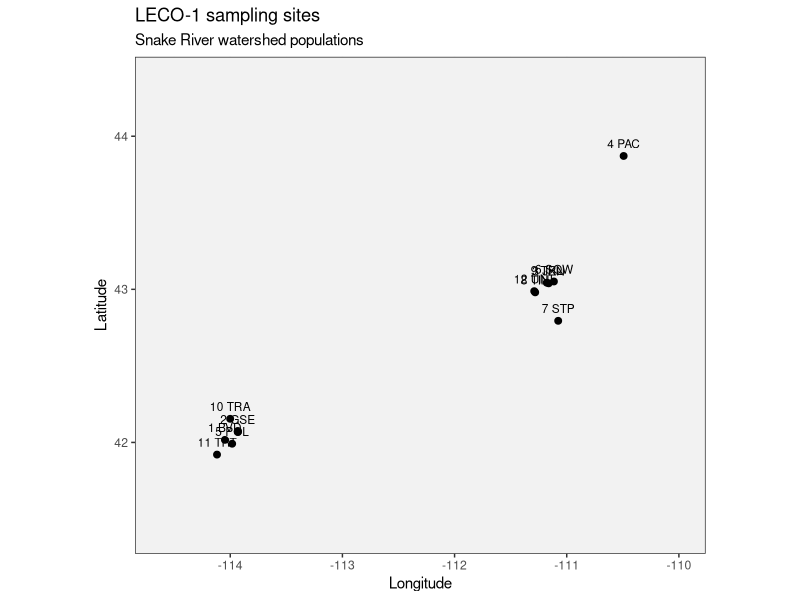
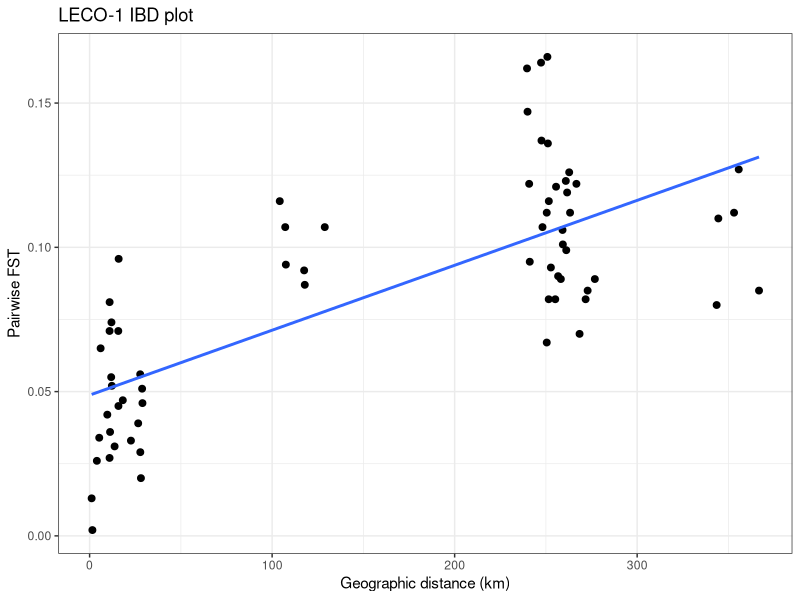

Reproduce these figures in R, in order. (Note: this script raises an error after producing the figures.)

# ============================================================
# LECO-1 | Northern leatherside chub
# Lepidomeda copei
# Blakney et al. 2014, Conservation Genetics
# Snake River watershed populations only
# FST from Supplemental Table 3a
# Coordinates from Supplemental Table 1 (UTM NAD83)
# ============================================================

suppressPackageStartupMessages({
  library(sf)
  library(ggplot2)
  library(dplyr)
  library(geosphere)
})

study_code <- "LECO-1"
study_dir <- "/Users/johnmccall/Library/CloudStorage/OneDrive-TheOhioStateUniversity/Spring_2026/Landgen_DGS/DGS-Patterns-of-Fish-Diversity/DGS-Patterns-of-Fish-Diversity/Objective 2/Data/LECO-1"
out_dir <- file.path(study_dir, "data")

if (!dir.exists(out_dir)) dir.create(out_dir, recursive = TRUE, showWarnings = FALSE)
setwd(study_dir)

# -----------------------------
# 1) site metadata from Supplemental Table 1
# Snake River watershed only
# UTM = NAD83, zones 11 or 12 as reported in the supplement
# -----------------------------
site_meta_raw <- data.frame(
  site = 1:12,
  site_code = c("BVD", "GSE", "JKN", "PAC", "POL", "SQW", "STP", "TIN", "TRL", "TRA", "TRT", "UNT"),
  site_name = c(
    "Beaverdam Creek",
    "Goose Creek",
    "Jackknife Creek",
    "Pacific Creek",
    "Pole Creek",
    "Squaw Creek",
    "Stump Creek",
    "Tincup Creek",
    "Trail Creek",
    "Trapper Creek",
    "Trout Creek",
    "Unnamed tributary"
  ),
  state = c("ID", "ID", "ID", "WY", "ID/UT", "ID", "ID", "ID", "ID", "ID", "NV", "ID"),
  watershed = rep("Snake River", 12),
  subbasin = c(
    "middle Snake River", "middle Snake River", "upper Snake River", "upper Snake River",
    "middle Snake River", "upper Snake River", "upper Snake River", "upper Snake River",
    "upper Snake River", "middle Snake River", "middle Snake River", "upper Snake River"
  ),
  utm_zone = c(11, 12, 12, 12, 12, 12, 12, 12, 12, 11, 11, 12),
  easting = c(744460, 257390, 486930, 540767, 252910, 490680, 493772, 477070, 485473, 747799, 738986, 476378),
  northing = c(4655851, 4661722, 4765184, 4857677, 4653139, 4766506, 4737976, 4758657, 4765645, 4671263, 4644966, 4759522),
  stringsAsFactors = FALSE
)

# -----------------------------
# 2) convert UTM NAD83 to lat/lon
# -----------------------------
utm11 <- site_meta_raw %>%
  filter(utm_zone == 11) %>%
  st_as_sf(coords = c("easting", "northing"), crs = 26911, remove = FALSE) %>%
  st_transform(4326)

utm12 <- site_meta_raw %>%
  filter(utm_zone == 12) %>%
  st_as_sf(coords = c("easting", "northing"), crs = 26912, remove = FALSE) %>%
  st_transform(4326)

site_sf <- bind_rows(utm11, utm12) %>%
  arrange(site)

coords_mat <- st_coordinates(site_sf)

LECO_1_coords_full <- site_sf %>%
  st_drop_geometry() %>%
  mutate(
    lon = coords_mat[, "X"],
    lat = coords_mat[, "Y"]
  ) %>%
  select(site, site_code, site_name, state, watershed, subbasin, utm_zone, easting, northing, lat, lon)

LECO_1_coords <- LECO_1_coords_full %>%
  select(site, lat, lon)

stopifnot(nrow(LECO_1_coords) == 12)

# -----------------------------
# 3) pairwise FST from Supplemental Table 3a
# below diagonal in the paper
# make symmetric matrix with 0 diagonal
# -----------------------------
LECO_1_fst <- matrix(0, nrow = 12, ncol = 12)

LECO_1_fst[2, 1]  <- 0.036
LECO_1_fst[3, 1]  <- 0.126
LECO_1_fst[3, 2]  <- 0.116
LECO_1_fst[4, 1]  <- 0.127
LECO_1_fst[4, 2]  <- 0.110
LECO_1_fst[4, 3]  <- 0.107
LECO_1_fst[5, 1]  <- 0.065
LECO_1_fst[5, 2]  <- 0.042
LECO_1_fst[5, 3]  <- 0.101
LECO_1_fst[5, 4]  <- 0.112
LECO_1_fst[6, 1]  <- 0.122
LECO_1_fst[6, 2]  <- 0.121
LECO_1_fst[6, 3]  <- 0.026
LECO_1_fst[6, 4]  <- 0.116
LECO_1_fst[6, 5]  <- 0.112
LECO_1_fst[7, 1]  <- 0.106
LECO_1_fst[7, 2]  <- 0.107
LECO_1_fst[7, 3]  <- 0.020
LECO_1_fst[7, 4]  <- 0.107
LECO_1_fst[7, 5]  <- 0.082
LECO_1_fst[7, 6]  <- 0.051
LECO_1_fst[8, 1]  <- 0.136
LECO_1_fst[8, 2]  <- 0.147
LECO_1_fst[8, 3]  <- 0.055
LECO_1_fst[8, 4]  <- 0.087
LECO_1_fst[8, 5]  <- 0.137
LECO_1_fst[8, 6]  <- 0.071
LECO_1_fst[8, 7]  <- 0.039
LECO_1_fst[9, 1]  <- 0.119
LECO_1_fst[9, 2]  <- 0.112
LECO_1_fst[9, 3]  <- 0.002
LECO_1_fst[9, 4]  <- 0.094
LECO_1_fst[9, 5]  <- 0.089
LECO_1_fst[9, 6]  <- 0.034
LECO_1_fst[9, 7]  <- 0.046
LECO_1_fst[9, 8]  <- 0.071
LECO_1_fst[10, 1] <- 0.045
LECO_1_fst[10, 2] <- 0.027
LECO_1_fst[10, 3] <- 0.093
LECO_1_fst[10, 4] <- 0.080
LECO_1_fst[10, 5] <- 0.047
LECO_1_fst[10, 6] <- 0.090
LECO_1_fst[10, 7] <- 0.067
LECO_1_fst[10, 8] <- 0.095
LECO_1_fst[10, 9] <- 0.082
LECO_1_fst[11, 1] <- 0.052
LECO_1_fst[11, 2] <- 0.033
LECO_1_fst[11, 3] <- 0.085
LECO_1_fst[11, 4] <- 0.085
LECO_1_fst[11, 5] <- 0.031
LECO_1_fst[11, 6] <- 0.089
LECO_1_fst[11, 7] <- 0.070
LECO_1_fst[11, 8] <- 0.099
LECO_1_fst[11, 9] <- 0.082
LECO_1_fst[11,10] <- 0.029
LECO_1_fst[12, 1] <- 0.166
LECO_1_fst[12, 2] <- 0.162
LECO_1_fst[12, 3] <- 0.074
LECO_1_fst[12, 4] <- 0.092
LECO_1_fst[12, 5] <- 0.164
LECO_1_fst[12, 6] <- 0.096
LECO_1_fst[12, 7] <- 0.056
LECO_1_fst[12, 8] <- 0.013
LECO_1_fst[12, 9] <- 0.081
LECO_1_fst[12,10] <- 0.122
LECO_1_fst[12,11] <- 0.123

LECO_1_fst <- LECO_1_fst + t(LECO_1_fst)
diag(LECO_1_fst) <- 0
LECO_1_fst[is.na(LECO_1_fst)] <- 0
LECO_1_fst[LECO_1_fst < 0] <- 0

rownames(LECO_1_fst) <- as.character(LECO_1_coords$site)
colnames(LECO_1_fst) <- as.character(LECO_1_coords$site)

stopifnot(isTRUE(all.equal(LECO_1_fst, t(LECO_1_fst))))
stopifnot(identical(rownames(LECO_1_fst), as.character(LECO_1_coords$site)))

# -----------------------------
# 4) map plot
# show US and Canada, zoom to point extent
# -----------------------------
world_df <- ggplot2::map_data("world") %>%
  filter(region %in% c("USA", "Canada"))

plot_df <- LECO_1_coords_full %>%
  mutate(label = paste0(site, " ", site_code))

x_pad <- max(0.5, diff(range(plot_df$lon)) * 0.10)
y_pad <- max(0.5, diff(range(plot_df$lat)) * 0.10)

p_map <- ggplot() +
  geom_polygon(
    data = world_df,
    aes(x = long, y = lat, group = group),
    fill = "grey95",
    color = "grey70",
    linewidth = 0.2
  ) +
  geom_point(
    data = plot_df,
    aes(x = lon, y = lat),
    size = 2
  ) +
  geom_text(
    data = plot_df,
    aes(x = lon, y = lat, label = label),
    nudge_y = 0.08,
    size = 3
  ) +
  coord_quickmap(
    xlim = c(min(plot_df$lon) - x_pad, max(plot_df$lon) + x_pad),
    ylim = c(min(plot_df$lat) - y_pad, max(plot_df$lat) + y_pad)
  ) +
  labs(
    title = "LECO-1 sampling sites",
    subtitle = "Snake River watershed populations",
    x = "Longitude",
    y = "Latitude"
  ) +
  theme_bw()

print(p_map)

# -----------------------------
# 5) IBD plot
# use straight-line distance for QC plotting only
# -----------------------------
geo_dist_km <- geosphere::distm(
  x = as.matrix(LECO_1_coords[, c("lon", "lat")]),
  fun = geosphere::distHaversine
) / 1000

ibd_df <- data.frame(
  dist_km = geo_dist_km[upper.tri(geo_dist_km)],
  fst = LECO_1_fst[upper.tri(LECO_1_fst)]
)

p_ibd <- ggplot(ibd_df, aes(x = dist_km, y = fst)) +
  geom_point(size = 2) +
  geom_smooth(method = "lm", se = FALSE) +
  labs(
    title = "LECO-1 IBD plot",
    x = "Geographic distance (km)",
    y = "Pairwise FST"
  ) +
  theme_bw()

print(p_ibd)

# -----------------------------
# 6) save outputs
# -----------------------------
save(
  LECO_1_fst,
  LECO_1_coords,
  file = file.path(out_dir, "LECO-1.RData")
)

# optional debug export
# write.csv(LECO_1_coords_full, file.path(out_dir, "LECO-1_site_lookup_debug.csv"), row.names = FALSE)
